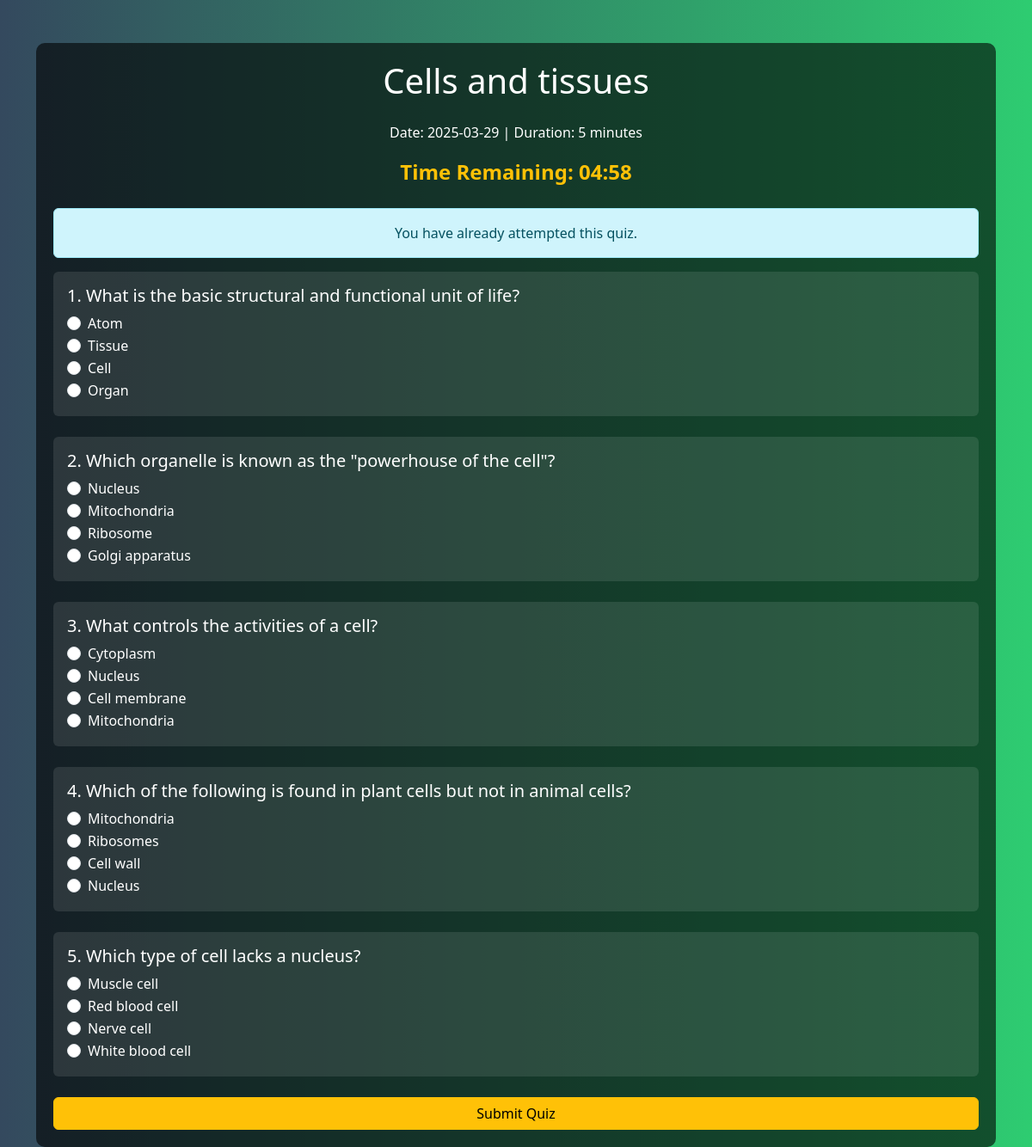
/take_quiz/4 (signed in), run on the app's committed database.
### tables this page shows
CREATE TABLE chapters (
            id INTEGER PRIMARY KEY AUTOINCREMENT,
            subject_id INTEGER,
            name TEXT NOT NULL,
            description TEXT,
            FOREIGN KEY (subject_id) REFERENCES subjects (id)
        );

CREATE TABLE quizzes (
            id INTEGER PRIMARY KEY AUTOINCREMENT,
            chapter_id INTEGER,
            date_of_quiz TEXT,
            time_duration TEXT,
            remarks TEXT,
            FOREIGN KEY (chapter_id) REFERENCES chapters (id)
        );

CREATE TABLE questions (
            id INTEGER PRIMARY KEY AUTOINCREMENT,
            quiz_id INTEGER,
            question_statement TEXT NOT NULL,
            option1 TEXT NOT NULL,
            option2 TEXT NOT NULL,
            option3 TEXT NOT NULL,
            option4 TEXT NOT NULL,
            correct_option TEXT NOT NULL,  -- Change from INTEGER to TEXT
            FOREIGN KEY (quiz_id) REFERENCES quizzes (id)
        );

### app.py (the view)
@app.route('/take_quiz/<int:quiz_id>')
def take_quiz(quiz_id):
    if 'user' not in session:
        return redirect(url_for('login'))
    conn = sqlite3.connect('quiz_master.db')
    cursor = conn.cursor()
    cursor.execute("""SELECT q.id, q.date_of_quiz, q.time_duration, ch.name AS chapter_name, s.name AS subject_name FROM quizzes q JOIN chapters ch ON q.chapter_id = ch.id JOIN subjects s ON ch.subject_id = s.id WHERE q.id = ?""", (quiz_id,))
    quiz_info = cursor.fetchone()
    cursor.execute("""SELECT id, question_statement, option1, option2, option3, option4 FROM questions WHERE quiz_id = ?""", (quiz_id,))
    questions = cursor.fetchall()
    cursor.execute("""SELECT total_scored FROM scores WHERE quiz_id = ? AND user_id = ?""", (quiz_id, session['user_id']))
    previous_attempts = cursor.fetchall()
    conn.close()
    return render_template('take_quiz.html', quiz_id=quiz_id, quiz_info=quiz_info, questions=questions, previous_attempts=previous_attempts)

### templates/take_quiz.html (shortened to what this page needs)
<!DOCTYPE html>
<html lang="en">
<head>
    <link rel="stylesheet" href="https://cdn.jsdelivr.net/npm/bootstrap@5.3.0/dist/css/bootstrap.min.css">
</head>
<body>
<div class="container">
    <div class="quiz-container">
        <h1 class="text-center mb-4">{{ quiz_info[3] }}</h1>
        <p class="text-center">Date: {{ quiz_info[1] }} | Duration: {{ quiz_info[2] }} minutes</p>
        <div id="timer">Time Remaining: <span id="minutes"></span>:<span id="seconds"></span></div>
        {% if previous_attempts %}
        <div class="alert alert-info mt-4 text-center">
            You have already attempted this quiz.
        </div>
        {% endif %}
        <form id="quizForm" action="/submit_quiz/{{ quiz_id }}" method="POST">
            {% for question in questions %}
            <div class="card question-card mb-4">
                <div class="card-body">
                    <h5>{{ loop.index }}. {{ question[1] }}</h5>
                    <div class="form-check">
                        <input class="form-check-input" type="radio" name="question_{{ question[0] }}" value="{{ question[2] }}">
                        <label class="form-check-label">{{ question[2] }}</label>
                    </div>
                    <div class="form-check">
                        <input class="form-check-input" type="radio" name="question_{{ question[0] }}" value="{{ question[3] }}">
                        <label class="form-check-label">{{ question[3] }}</label>
                    </div>
                    <div class="form-check">
                        <input class="form-check-input" type="radio" name="question_{{ question[0] }}" value="{{ question[4] }}">
                        <label class="form-check-label">{{ question[4] }}</label>
                    </div>
                    <div class="form-check">
                        <input class="form-check-input" type="radio" name="question_{{ question[0] }}" value="{{ question[5] }}">
                        <label class="form-check-label">{{ question[5] }}</label>
                    </div>
                </div>
            </div>
            {% endfor %}
            <button type="submit" class="btn btn-warning w-100">Submit Quiz</button>
        </form>
    </div>
</div>
</body>
</html>

### templates/take_quiz.html (style rules this page uses)
body { background: linear-gradient(to right, #34495e, #2ecc71); min-height: 100vh; color: white; }
.quiz-container { background-color: rgba(0, 0, 0, 0.6); border-radius: 10px; padding: 20px; margin-top: 50px; }
.question-card { background-color: rgba(255, 255, 255, 0.1); border: none; color: white; }
#timer { font-size: 1.5rem; font-weight: bold; color: #ffc107; text-align: center; margin-bottom: 15px; }

### data on the page
chapters: name "Cells and tissues"
quizzes: date_of_quiz "2025-03-29", time_duration "5"
questions: question_statement "What is the basic structural and functional unit of life?", option1 "Atom", option2 "Tissue", option3 "Cell", option4 "Organ"
questions: question_statement "Which organelle is known as the \"powerhouse of the cell\"?", option1 "Nucleus", option2 "Mitochondria", option3 "Ribosome", option4 "Golgi apparatus"
questions: question_statement "What controls the activities of a cell?", option1 "Cytoplasm", option2 "Nucleus", option3 "Cell membrane", option4 "Mitochondria"
questions: question_statement "Which of the following is found in plant cells but not in animal cells?", option1 "Mitochondria", option2 "Ribosomes", option3 "Cell wall", option4 "Nucleus"
questions: question_statement "Which type of cell lacks a nucleus?", option1 "Muscle cell", option2 "Red blood cell", option3 "Nerve cell", option4 "White blood cell"
